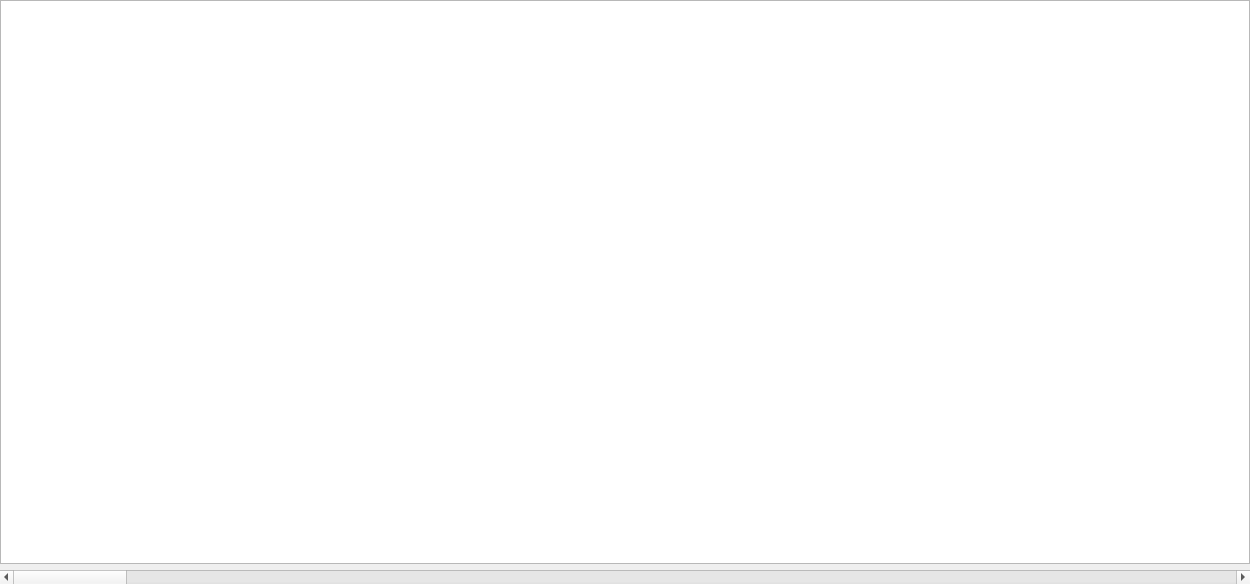
<?xml version="1.0" encoding="UTF-8"?>
<ui version="4.0">
 <class>SignalsWidget</class>
 <widget class="QWidget" name="SignalsWidget">
  <property name="geometry">
   <rect>
    <x>0</x>
    <y>0</y>
    <width>1250</width>
    <height>584</height>
   </rect>
  </property>
  <property name="windowTitle">
   <string>Form</string>
  </property>
  <layout class="QVBoxLayout" name="verticalLayout">
   <property name="leftMargin">
    <number>0</number>
   </property>
   <property name="topMargin">
    <number>0</number>
   </property>
   <property name="rightMargin">
    <number>0</number>
   </property>
   <property name="bottomMargin">
    <number>0</number>
   </property>
   <item>
    <widget class="QGraphicsView" name="signals_graphicsView"/>
   </item>
   <item>
    <widget class="QScrollBar" name="timeline_horizontalScrollBar">
     <property name="orientation">
      <enum>Qt::Horizontal</enum>
     </property>
    </widget>
   </item>
  </layout>
 </widget>
 <resources/>
 <connections>
  <connection>
   <sender>timeline_horizontalScrollBar</sender>
   <signal>valueChanged(int)</signal>
   <receiver>SignalsWidget</receiver>
   <slot>on_timeline_scroll()</slot>
   <hints>
    <hint type="sourcelabel">
     <x>624</x>
     <y>567</y>
    </hint>
    <hint type="destinationlabel">
     <x>624</x>
     <y>291</y>
    </hint>
   </hints>
  </connection>
 </connections>
 <slots>
  <slot>on_timeline_scroll()</slot>
 </slots>
</ui>
